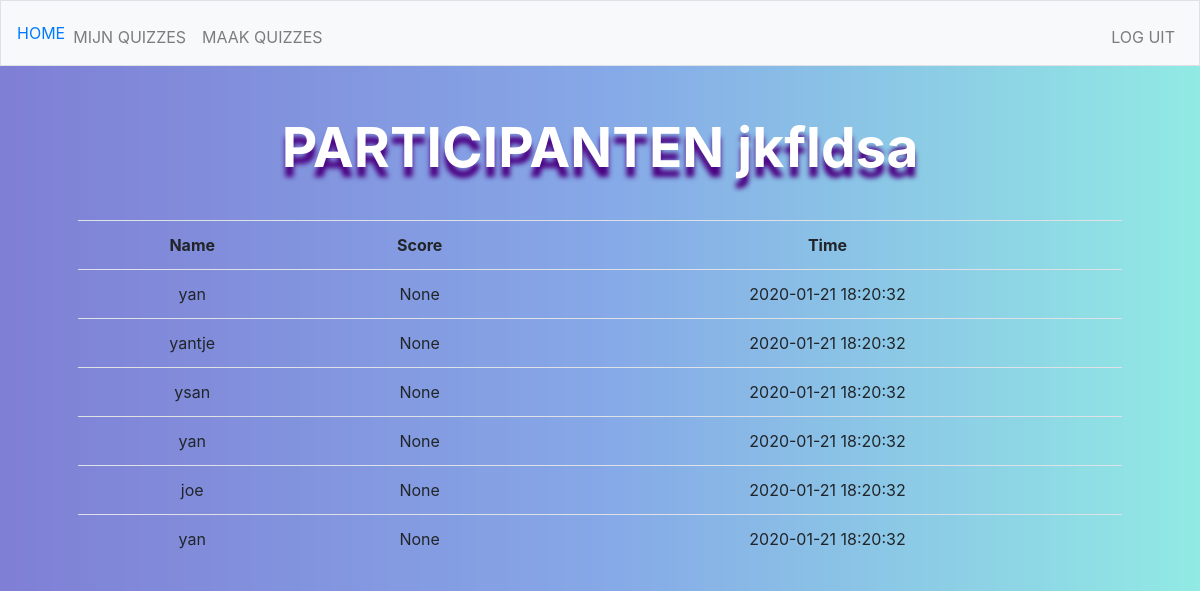
The app's page /results/57 (signed in) with its own data.
### tables this page shows
CREATE TABLE 'quizes' ('quiz_id' integer PRIMARY KEY AUTOINCREMENT NOT NULL,'user_id' integer NOT NULL, 'quiz_titel'  text NOT NULL  , 'date'  timestamp DEFAULT CURRENT_DATE  , 'gif' text);

CREATE TABLE 'participants' ('participant_id' integer PRIMARY KEY AUTOINCREMENT NOT NULL, 'quiz_id' integer NOT NULL, 'name' text NOT NULL, 'score' real, 'time'  timestamp DEFAULT CURRENT_TIMESTAMP  );

### application.py (the view)
@app.route("/results/<quiz_id>", methods=["GET", "POST"])
@login_required
def results(quiz_id):
    quiz_name = db.execute("SELECT quiz_titel FROM quizes WHERE quiz_id = :quiz_id", quiz_id=quiz_id)[0]["quiz_titel"]
    participants_list = []
    for participant in db.execute("SELECT * FROM participants WHERE quiz_id = :quiz", quiz=quiz_id):
        participants_list.append(participant)
    return render_template("results.html", participants_list=participants_list, quiz_name=quiz_name)

### application.py (called while the page is built)
@app.after_request
def after_request(response):
    response.headers["Cache-Control"] = "no-cache, no-store, must-revalidate"
    response.headers["Expires"] = 0
    response.headers["Pragma"] = "no-cache"
    return response

### helpers.py (called while the page is built)
def login_required(f):
    @wraps(f)
    def decorated_function(*args, **kwargs):
        if session.get("user_id") is None:
            return redirect("/login")
        return f(*args, **kwargs)
    return decorated_function

### templates/results.html (shortened to what this page needs)
{% extends "layout.html" %}
{% block main %}
    <form action="/results/{{quiz_id}}" method="post">
        <div class="form-group">
            <table class="table table-hoverable">
                <h1>PARTICIPANTEN {{quiz_name}}</h1>
                <tr>
                    <th>Name</th>
                    <th>Score</th>
                    <th>Time</th>
                </tr>
                {% for part in participants_list %}
                    <tr>
                        <td>{{part["name"]}}</td>
                        <td>{{part["score"]}}</td>
                        <td>{{part["time"]}}</td>
                    </tr>
                {% endfor %}
            </table>
        </div>
    </form>
{% endblock %}

### static/styles.css (style rules this page uses)
body { background-image: url("Azur Lane.jpg"); background-repeat: no-repeat; background-size: cover; }
h1 { font-size: 55px; font-weight: bold; text-shadow: 0px 10px 5px indigo; color: white; }
table { margin-top: 40px; }

### records on screen
quizes: quiz_titel "jkfldsa"
participants: name "yan", score "None", time "2020-01-21 18:20:32"
participants: name "yantje", score "None", time "2020-01-21 18:20:32"
participants: name "ysan", score "None", time "2020-01-21 18:20:32"
participants: name "yan", score "None", time "2020-01-21 18:20:32"
participants: name "joe", score "None", time "2020-01-21 18:20:32"
participants: name "yan", score "None", time "2020-01-21 18:20:32"
